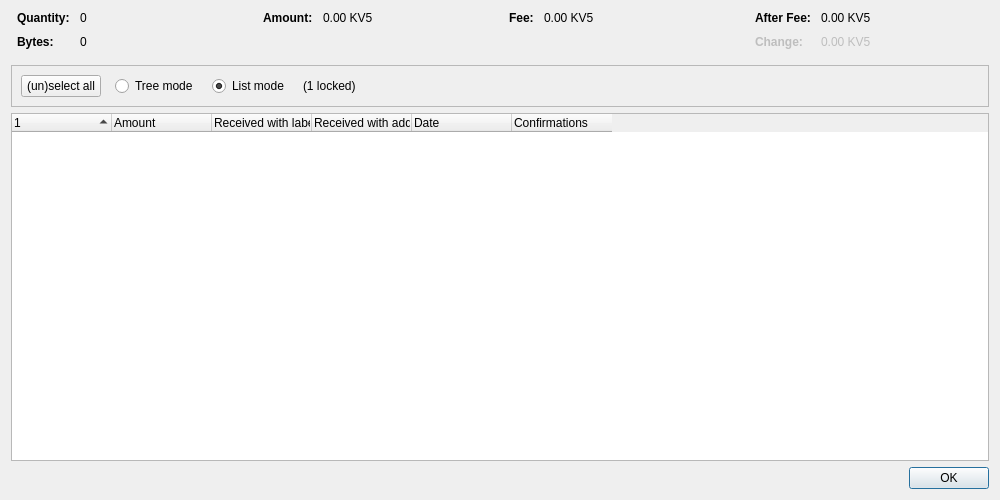
<?xml version="1.0" encoding="UTF-8"?>
<ui version="4.0">
 <class>CoinControlDialog</class>
 <widget class="QDialog" name="CoinControlDialog">
  <property name="geometry">
   <rect>
    <x>0</x>
    <y>0</y>
    <width>1000</width>
    <height>500</height>
   </rect>
  </property>
  <property name="windowTitle">
   <string>Coin Selection</string>
  </property>
  <layout class="QVBoxLayout" name="verticalLayout">
   <item>
    <layout class="QHBoxLayout" name="horizontalLayoutTop" stretch="0,0,0,0">
     <property name="topMargin">
      <number>0</number>
     </property>
     <property name="bottomMargin">
      <number>10</number>
     </property>
     <item>
      <layout class="QFormLayout" name="formLayoutCoinControl1">
       <property name="labelAlignment">
        <set>Qt::AlignLeft|Qt::AlignVCenter</set>
       </property>
       <property name="horizontalSpacing">
        <number>10</number>
       </property>
       <property name="verticalSpacing">
        <number>10</number>
       </property>
       <property name="leftMargin">
        <number>6</number>
       </property>
       <property name="rightMargin">
        <number>6</number>
       </property>
       <item row="0" column="0">
        <widget class="QLabel" name="labelCoinControlQuantityText">
         <property name="font">
          <font>
           <weight>75</weight>
           <bold>true</bold>
          </font>
         </property>
         <property name="text">
          <string>Quantity:</string>
         </property>
        </widget>
       </item>
       <item row="0" column="1">
        <widget class="QLabel" name="labelCoinControlQuantity">
         <property name="cursor">
          <cursorShape>IBeamCursor</cursorShape>
         </property>
         <property name="contextMenuPolicy">
          <enum>Qt::ActionsContextMenu</enum>
         </property>
         <property name="text">
          <string notr="true">0</string>
         </property>
         <property name="textInteractionFlags">
          <set>Qt::LinksAccessibleByMouse|Qt::TextSelectableByKeyboard|Qt::TextSelectableByMouse</set>
         </property>
        </widget>
       </item>
       <item row="1" column="0">
        <widget class="QLabel" name="labelCoinControlBytesText">
         <property name="font">
          <font>
           <weight>75</weight>
           <bold>true</bold>
          </font>
         </property>
         <property name="text">
          <string>Bytes:</string>
         </property>
        </widget>
       </item>
       <item row="1" column="1">
        <widget class="QLabel" name="labelCoinControlBytes">
         <property name="cursor">
          <cursorShape>IBeamCursor</cursorShape>
         </property>
         <property name="contextMenuPolicy">
          <enum>Qt::ActionsContextMenu</enum>
         </property>
         <property name="text">
          <string notr="true">0</string>
         </property>
         <property name="textInteractionFlags">
          <set>Qt::LinksAccessibleByMouse|Qt::TextSelectableByKeyboard|Qt::TextSelectableByMouse</set>
         </property>
        </widget>
       </item>
      </layout>
     </item>
     <item>
      <layout class="QFormLayout" name="formLayoutCoinControl2">
       <property name="horizontalSpacing">
        <number>10</number>
       </property>
       <property name="verticalSpacing">
        <number>10</number>
       </property>
       <property name="leftMargin">
        <number>6</number>
       </property>
       <property name="rightMargin">
        <number>6</number>
       </property>
       <item row="0" column="0">
        <widget class="QLabel" name="labelCoinControlAmountText">
         <property name="font">
          <font>
           <weight>75</weight>
           <bold>true</bold>
          </font>
         </property>
         <property name="text">
          <string>Amount:</string>
         </property>
        </widget>
       </item>
       <item row="0" column="1">
        <widget class="QLabel" name="labelCoinControlAmount">
         <property name="cursor">
          <cursorShape>IBeamCursor</cursorShape>
         </property>
         <property name="contextMenuPolicy">
          <enum>Qt::ActionsContextMenu</enum>
         </property>
         <property name="text">
          <string notr="true">0.00 KV5</string>
         </property>
         <property name="textInteractionFlags">
          <set>Qt::LinksAccessibleByMouse|Qt::TextSelectableByKeyboard|Qt::TextSelectableByMouse</set>
         </property>
        </widget>
       </item>
      </layout>
     </item>
     <item>
      <layout class="QFormLayout" name="formLayoutCoinControl3">
       <property name="horizontalSpacing">
        <number>10</number>
       </property>
       <property name="verticalSpacing">
        <number>10</number>
       </property>
       <property name="leftMargin">
        <number>6</number>
       </property>
       <property name="rightMargin">
        <number>6</number>
       </property>
       <item row="0" column="0">
        <widget class="QLabel" name="labelCoinControlFeeText">
         <property name="font">
          <font>
           <weight>75</weight>
           <bold>true</bold>
          </font>
         </property>
         <property name="text">
          <string>Fee:</string>
         </property>
        </widget>
       </item>
       <item row="0" column="1">
        <widget class="QLabel" name="labelCoinControlFee">
         <property name="cursor">
          <cursorShape>IBeamCursor</cursorShape>
         </property>
         <property name="contextMenuPolicy">
          <enum>Qt::ActionsContextMenu</enum>
         </property>
         <property name="text">
          <string notr="true">0.00 KV5</string>
         </property>
         <property name="textInteractionFlags">
          <set>Qt::LinksAccessibleByMouse|Qt::TextSelectableByKeyboard|Qt::TextSelectableByMouse</set>
         </property>
        </widget>
       </item>
      </layout>
     </item>
     <item>
      <layout class="QFormLayout" name="formLayoutCoinControl4">
       <property name="labelAlignment">
        <set>Qt::AlignLeft|Qt::AlignVCenter</set>
       </property>
       <property name="horizontalSpacing">
        <number>10</number>
       </property>
       <property name="verticalSpacing">
        <number>10</number>
       </property>
       <property name="leftMargin">
        <number>6</number>
       </property>
       <property name="rightMargin">
        <number>6</number>
       </property>
       <item row="0" column="0">
        <widget class="QLabel" name="labelCoinControlAfterFeeText">
         <property name="font">
          <font>
           <weight>75</weight>
           <bold>true</bold>
          </font>
         </property>
         <property name="text">
          <string>After Fee:</string>
         </property>
        </widget>
       </item>
       <item row="0" column="1">
        <widget class="QLabel" name="labelCoinControlAfterFee">
         <property name="cursor">
          <cursorShape>IBeamCursor</cursorShape>
         </property>
         <property name="contextMenuPolicy">
          <enum>Qt::ActionsContextMenu</enum>
         </property>
         <property name="text">
          <string notr="true">0.00 KV5</string>
         </property>
         <property name="textInteractionFlags">
          <set>Qt::LinksAccessibleByMouse|Qt::TextSelectableByKeyboard|Qt::TextSelectableByMouse</set>
         </property>
        </widget>
       </item>
       <item row="1" column="0">
        <widget class="QLabel" name="labelCoinControlChangeText">
         <property name="enabled">
          <bool>false</bool>
         </property>
         <property name="font">
          <font>
           <weight>75</weight>
           <bold>true</bold>
          </font>
         </property>
         <property name="text">
          <string>Change:</string>
         </property>
        </widget>
       </item>
       <item row="1" column="1">
        <widget class="QLabel" name="labelCoinControlChange">
         <property name="enabled">
          <bool>false</bool>
         </property>
         <property name="cursor">
          <cursorShape>IBeamCursor</cursorShape>
         </property>
         <property name="contextMenuPolicy">
          <enum>Qt::ActionsContextMenu</enum>
         </property>
         <property name="text">
          <string notr="true">0.00 KV5</string>
         </property>
         <property name="textInteractionFlags">
          <set>Qt::LinksAccessibleByMouse|Qt::TextSelectableByKeyboard|Qt::TextSelectableByMouse</set>
         </property>
        </widget>
       </item>
      </layout>
     </item>
    </layout>
   </item>
   <item>
    <widget class="QFrame" name="frame">
     <property name="minimumSize">
      <size>
       <width>0</width>
       <height>40</height>
      </size>
     </property>
     <property name="frameShape">
      <enum>QFrame::StyledPanel</enum>
     </property>
     <property name="frameShadow">
      <enum>QFrame::Sunken</enum>
     </property>
     <layout class="QHBoxLayout" name="horizontalLayout">
      <item>
       <layout class="QHBoxLayout" name="horizontalLayoutPanel" stretch="0,0,0,0,0">
        <property name="spacing">
         <number>14</number>
        </property>
        <item>
         <widget class="QPushButton" name="pushButtonSelectAll">
          <property name="sizePolicy">
           <sizepolicy hsizetype="Maximum" vsizetype="Fixed">
            <horstretch>0</horstretch>
            <verstretch>0</verstretch>
           </sizepolicy>
          </property>
          <property name="text">
           <string>(un)select all</string>
          </property>
          <property name="autoDefault">
           <bool>false</bool>
          </property>
         </widget>
        </item>
        <item>
         <widget class="QRadioButton" name="radioTreeMode">
          <property name="sizePolicy">
           <sizepolicy hsizetype="Maximum" vsizetype="Fixed">
            <horstretch>0</horstretch>
            <verstretch>0</verstretch>
           </sizepolicy>
          </property>
          <property name="text">
           <string>Tree mode</string>
          </property>
         </widget>
        </item>
        <item>
         <widget class="QRadioButton" name="radioListMode">
          <property name="sizePolicy">
           <sizepolicy hsizetype="Maximum" vsizetype="Fixed">
            <horstretch>0</horstretch>
            <verstretch>0</verstretch>
           </sizepolicy>
          </property>
          <property name="text">
           <string>List mode</string>
          </property>
          <property name="checked">
           <bool>true</bool>
          </property>
         </widget>
        </item>
        <item>
         <widget class="QLabel" name="labelLocked">
          <property name="text">
           <string notr="true">(1 locked)</string>
          </property>
         </widget>
        </item>
        <item>
         <spacer name="horizontalSpacer">
          <property name="orientation">
           <enum>Qt::Horizontal</enum>
          </property>
          <property name="sizeHint" stdset="0">
           <size>
            <width>40</width>
            <height>20</height>
           </size>
          </property>
         </spacer>
        </item>
       </layout>
      </item>
     </layout>
    </widget>
   </item>
   <item>
    <widget class="CoinControlTreeWidget" name="treeWidget">
     <property name="contextMenuPolicy">
      <enum>Qt::CustomContextMenu</enum>
     </property>
     <property name="sortingEnabled">
      <bool>false</bool>
     </property>
     <property name="columnCount">
      <number>6</number>
     </property>
     <attribute name="headerShowSortIndicator" stdset="0">
      <bool>true</bool>
     </attribute>
     <attribute name="headerStretchLastSection">
      <bool>false</bool>
     </attribute>
     <column>
      <property name="text">
       <string/>
      </property>
     </column>
     <column>
      <property name="text">
       <string>Amount</string>
      </property>
     </column>
     <column>
      <property name="text">
       <string>Received with label</string>
      </property>
     </column>
     <column>
      <property name="text">
       <string>Received with address</string>
      </property>
     </column>
     <column>
      <property name="text">
       <string>Date</string>
      </property>
     </column>
     <column>
      <property name="text">
       <string>Confirmations</string>
      </property>
      <property name="toolTip">
       <string>Confirmed</string>
      </property>
     </column>
     <column>
      <property name="text">
       <string/>
      </property>
     </column>
     <column>
      <property name="text">
       <string/>
      </property>
     </column>
     <column>
      <property name="text">
       <string/>
      </property>
     </column>
     <column>
      <property name="text">
       <string/>
      </property>
     </column>
    </widget>
   </item>
   <item>
    <widget class="QDialogButtonBox" name="buttonBox">
     <property name="orientation">
      <enum>Qt::Horizontal</enum>
     </property>
     <property name="standardButtons">
      <set>QDialogButtonBox::Ok</set>
     </property>
    </widget>
   </item>
  </layout>
 </widget>
 <customwidgets>
  <customwidget>
   <class>CoinControlTreeWidget</class>
   <extends>QTreeWidget</extends>
   <header>qt/coincontroltreewidget.h</header>
  </customwidget>
 </customwidgets>
 <resources/>
 <connections/>
</ui>
